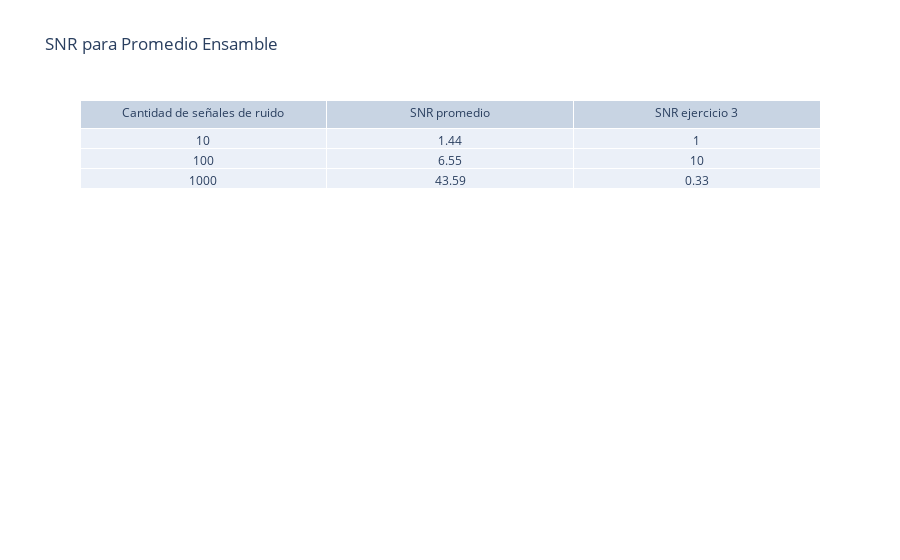

The code cell stored with this chart in its notebook:
### Markdown cell above
Se grafica.

### Code cell
plt.figure(figsize=(15,7))
plt.subplot(2,2,1)
plt.plot(t, averageA_RN10)
plt.title('Promedio Ensamble N=10')
plt.xlabel("Tiempo")
plt.ylabel("Amplitud Normalizada")
plt.xlim(0, 16/f0)


plt.subplot(2,2,2)
plt.plot(t, averageA_RN100)
plt.title('Promedio Ensamble N=100')
plt.xlabel("Tiempo")
plt.ylabel("Amplitud Normalizada")
plt.xlim(0, 16/f0)


plt.subplot(2,2,3)
plt.plot(t, averageA_RN1000)
plt.title('Promedio Ensamble N=1000')
plt.xlabel("Tiempo")
plt.ylabel("Amplitud Normalizada")
plt.xlim(0, 16/f0)
plt.tight_layout()
plt.show()

### Figure 1 — Plotly figure (JSON) as saved in the notebook; plotly's stock layout.template omitted (floating-point values rounded to 4 significant figures)
{"data": [{"cells": {"align": "center", "values": [["10", "100", "1000"], [1.44, 6.55, 43.59], [1, 10, 0.33]]}, "header": {"align": "center", "values": ["Cantidad de señales de ruido", "SNR promedio", "SNR ejercicio 3"]}, "type": "table"}], "layout": {"margin": {"autoexpand": true}, "title": {"text": "SNR para Promedio Ensamble"}}}
